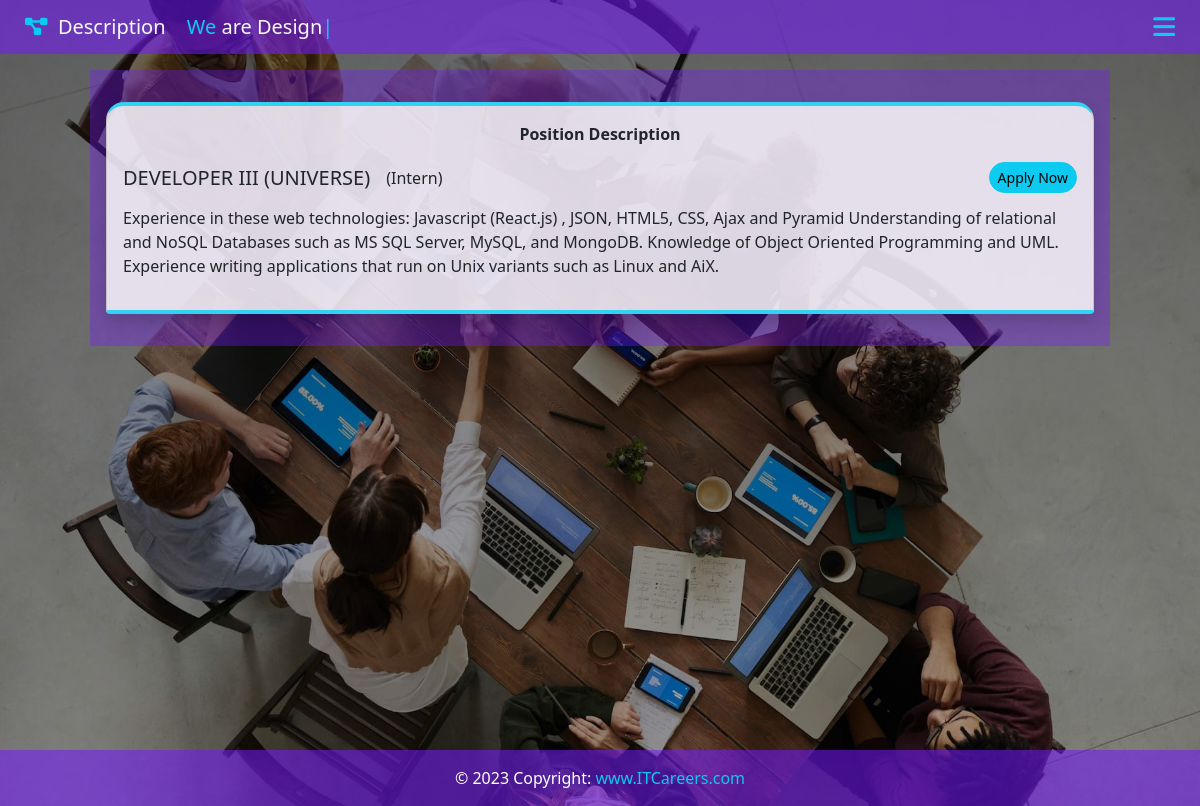
The app's page /description/5 with its own data.
### job/models.py (models this page shows, shortened)
class Openings(models.Model):
    id = models.IntegerField(primary_key=True)
    backend = models.CharField(max_length=100)
    frontend = models.CharField(max_length=100)
    fullstack = models.CharField(max_length=100)
    intern = models.CharField(max_length=100)
    class Meta:
        verbose_name_plural = 'Openings'

class Vacancies(models.Model):
    dataTarget = models.CharField(max_length=40)
    title = models.CharField(max_length=100)
    description = models.TextField()
    class Meta:
        verbose_name_plural = 'Vacancies'

### job/views.py (the view)
# urls.py: path('description/<int:vacancy_id>', views.description, name="description"),
def description(request, vacancy_id):
    vacancy = Vacancies.objects.get(id=vacancy_id)
    jobOpenings = Openings.objects.all()
    show_countdowns = Countdown.objects.all()
    if vacancy != None:
        target = vacancy.dataTarget
        ty = re.findall('[a-zA-Z][^A-Z]*', target)
        data = ty[0]
        dataTarget = data.capitalize()
        return render(request, "description.html", {
            "vacancy": vacancy,
            "dataTarget": dataTarget,
            "jobOpenings": jobOpenings,
            "show_countdowns": show_countdowns,
        })

### job/templates/description.html (shortened to what this page needs)
{% extends "layout.html" %}
{% block navbar-main %}
<i class="fas fa-project-diagram text-info"></i>&nbsp;&nbsp;Description
<a class="text-info typed-effect2 text-decoration-none">We <span class="text-light" id="text_anim4"></span></a>
{% endblock navbar-main %}
{% block content-main %}
{% for job in jobOpenings %}
{% if job.frontend == '0' and vacancy.dataTarget == 'frontendModal' %}
{% elif job.backend == '0' and vacancy.dataTarget == 'backendModal' %}
{% elif job.fullstack == '0' and vacancy.dataTarget == 'fullstackModal' %}
{% elif job.intern == '0' and vacancy.dataTarget == 'internModal' %}
{% else %}
<div class="container p-3 mt-3 " id="disabled_description" style="background-color:rgba(117, 25, 255, 0.35); width: 85%;">
    <div class="card p-3 mt-3 mb-3 rounded-bottom  border-vacancy shadow" style="background-color:rgba(250, 250, 250, 0.85); ">
        <div class="d-flex flex-column align-items-center" >
            <div>
                <p class="fw-bolder small_text">Position Description</p>
            </div>
            <div class="d-flex flex-column ">
                <div class="d-flex flex-sm-row flex-column justify-content-between mb-2 align-items-center">
                    <div class="d-flex flex-row align-items-center">
                        <h5 class="mt-1 small_text text-uppercase me-3" >{{ vacancy.title }} </h5>
                        <span class="mb-1 small_text vacancies_title">({{ dataTarget }})</span>
                    </div>
                    <button class="btn btn-info btn-sm small_text rounded-pill mb-1 " data-bs-toggle="modal" data-bs-target="#{{ vacancy.dataTarget }}" >
                        Apply Now
                    </button>
                </div>
                <p class="fw-light small_text " >{{ vacancy.description }}</p>
            </div>
        </div>
    </div>
</div>
{% endif %}
{% endfor %}
<br><br><br>
{% endblock %}

### job/static/css/style.css (style rules this page uses)
html, body { height: 100%; margin: 0; max-width: 100%; overflow: visible; }
.typed-effect2 { font-size: 20px; }
.border-vacancy { border-top: .3rem solid #31D2F2; border-bottom: .3rem solid #31d2f2; border-radius: 18px; }

### job/templates/layout.html (style rules this page uses)
body { background-image: linear-gradient(rgba(0,0,0,0.6), rgba(0,0,0,0.3)), url("/static/img/frontend_bg.jpg"); background-position: center 0px; background-repeat: no-repeat; background-attachment: fixed; background-size: cover; }

### records on screen
Openings: dataTarget "Intern"
Vacancies: title "DEVELOPER III (UNIVERSE)", description "Experience in these web technologies: Javascript (React.js) , JSON, HTML5, CSS, Ajax and Pyramid Understanding of relational and NoSQL Databases such as MS SQL Server, MySQL, and MongoDB. Knowledge of Object Oriented Programming and UML. Experience writing applications that run on Unix variants such as Linux and AiX."
